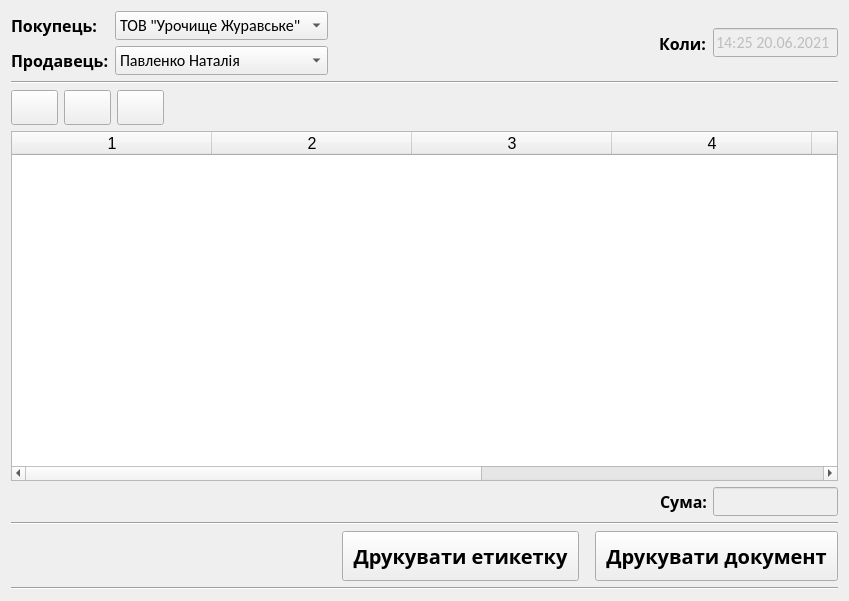
<?xml version="1.0" encoding="UTF-8"?>
<ui version="4.0">
 <class>Records</class>
 <widget class="QWidget" name="Records">
  <property name="geometry">
   <rect>
    <x>0</x>
    <y>0</y>
    <width>849</width>
    <height>601</height>
   </rect>
  </property>
  <property name="font">
   <font>
    <family>Alef</family>
    <pointsize>12</pointsize>
   </font>
  </property>
  <property name="windowTitle">
   <string>АвтоЦентр</string>
  </property>
  <layout class="QVBoxLayout" name="verticalLayout_3">
   <item>
    <layout class="QHBoxLayout" name="horizontalLayout_9">
     <item>
      <layout class="QHBoxLayout" name="horizontalLayout_7">
       <item>
        <layout class="QVBoxLayout" name="verticalLayout_2">
         <item>
          <widget class="QLabel" name="label_customer">
           <property name="enabled">
            <bool>true</bool>
           </property>
           <property name="font">
            <font>
             <family>Alef</family>
             <pointsize>12</pointsize>
             <weight>75</weight>
             <bold>true</bold>
            </font>
           </property>
           <property name="text">
            <string>Покупець:</string>
           </property>
          </widget>
         </item>
         <item>
          <widget class="QLabel" name="label_seller">
           <property name="enabled">
            <bool>true</bool>
           </property>
           <property name="font">
            <font>
             <family>Alef</family>
             <pointsize>12</pointsize>
             <weight>75</weight>
             <bold>true</bold>
            </font>
           </property>
           <property name="text">
            <string>Продавець:</string>
           </property>
          </widget>
         </item>
        </layout>
       </item>
       <item>
        <layout class="QVBoxLayout" name="verticalLayout">
         <item>
          <widget class="QComboBox" name="comboBox_Customer">
           <property name="sizePolicy">
            <sizepolicy hsizetype="Minimum" vsizetype="Fixed">
             <horstretch>0</horstretch>
             <verstretch>0</verstretch>
            </sizepolicy>
           </property>
           <property name="minimumSize">
            <size>
             <width>200</width>
             <height>0</height>
            </size>
           </property>
           <property name="font">
            <font>
             <family>Calibri</family>
             <pointsize>12</pointsize>
             <underline>false</underline>
            </font>
           </property>
           <item>
            <property name="text">
             <string>ТОВ &quot;Урочище Журавське&quot;</string>
            </property>
           </item>
           <item>
            <property name="text">
             <string>Макаров Андрій</string>
            </property>
           </item>
           <item>
            <property name="text">
             <string>Карпенко Петро</string>
            </property>
           </item>
          </widget>
         </item>
         <item>
          <widget class="QComboBox" name="comboBox_Seller">
           <property name="sizePolicy">
            <sizepolicy hsizetype="Minimum" vsizetype="Fixed">
             <horstretch>0</horstretch>
             <verstretch>0</verstretch>
            </sizepolicy>
           </property>
           <property name="minimumSize">
            <size>
             <width>200</width>
             <height>0</height>
            </size>
           </property>
           <property name="font">
            <font>
             <family>Calibri</family>
             <pointsize>12</pointsize>
             <underline>false</underline>
            </font>
           </property>
           <item>
            <property name="text">
             <string>Павленко Наталія</string>
            </property>
           </item>
           <item>
            <property name="text">
             <string>Медведенко Олександр</string>
            </property>
           </item>
          </widget>
         </item>
        </layout>
       </item>
      </layout>
     </item>
     <item>
      <spacer name="horizontalSpacer_4">
       <property name="orientation">
        <enum>Qt::Horizontal</enum>
       </property>
       <property name="sizeHint" stdset="0">
        <size>
         <width>40</width>
         <height>20</height>
        </size>
       </property>
      </spacer>
     </item>
     <item>
      <layout class="QHBoxLayout" name="horizontalLayout_3">
       <item>
        <widget class="QLabel" name="label">
         <property name="enabled">
          <bool>true</bool>
         </property>
         <property name="font">
          <font>
           <family>Alef</family>
           <pointsize>12</pointsize>
           <weight>75</weight>
           <bold>true</bold>
          </font>
         </property>
         <property name="text">
          <string>Коли:</string>
         </property>
        </widget>
       </item>
       <item>
        <widget class="QLineEdit" name="line_datetime">
         <property name="enabled">
          <bool>false</bool>
         </property>
         <property name="sizePolicy">
          <sizepolicy hsizetype="Fixed" vsizetype="Fixed">
           <horstretch>0</horstretch>
           <verstretch>0</verstretch>
          </sizepolicy>
         </property>
         <property name="minimumSize">
          <size>
           <width>50</width>
           <height>0</height>
          </size>
         </property>
         <property name="font">
          <font>
           <family>Calibri</family>
           <pointsize>12</pointsize>
           <underline>false</underline>
          </font>
         </property>
         <property name="text">
          <string>14:25 20.06.2021</string>
         </property>
        </widget>
       </item>
      </layout>
     </item>
    </layout>
   </item>
   <item>
    <widget class="Line" name="line">
     <property name="orientation">
      <enum>Qt::Horizontal</enum>
     </property>
    </widget>
   </item>
   <item>
    <layout class="QHBoxLayout" name="horizontalLayout">
     <item>
      <widget class="QPushButton" name="btn_add">
       <property name="sizePolicy">
        <sizepolicy hsizetype="Fixed" vsizetype="Fixed">
         <horstretch>0</horstretch>
         <verstretch>0</verstretch>
        </sizepolicy>
       </property>
       <property name="minimumSize">
        <size>
         <width>40</width>
         <height>35</height>
        </size>
       </property>
       <property name="text">
        <string/>
       </property>
       <property name="icon">
        <iconset resource="../recources/recources.qrc">
         <normaloff>:/icons/add.png</normaloff>:/icons/add.png</iconset>
       </property>
       <property name="shortcut">
        <string>Ctrl+A</string>
       </property>
      </widget>
     </item>
     <item>
      <widget class="QPushButton" name="btn_del">
       <property name="enabled">
        <bool>true</bool>
       </property>
       <property name="sizePolicy">
        <sizepolicy hsizetype="Fixed" vsizetype="Fixed">
         <horstretch>0</horstretch>
         <verstretch>0</verstretch>
        </sizepolicy>
       </property>
       <property name="minimumSize">
        <size>
         <width>40</width>
         <height>35</height>
        </size>
       </property>
       <property name="text">
        <string/>
       </property>
       <property name="icon">
        <iconset resource="../recources/recources.qrc">
         <normaloff>:/icons/delete.png</normaloff>:/icons/delete.png</iconset>
       </property>
       <property name="shortcut">
        <string>Del</string>
       </property>
      </widget>
     </item>
     <item>
      <widget class="QPushButton" name="btn_refresh">
       <property name="sizePolicy">
        <sizepolicy hsizetype="Fixed" vsizetype="Fixed">
         <horstretch>0</horstretch>
         <verstretch>0</verstretch>
        </sizepolicy>
       </property>
       <property name="minimumSize">
        <size>
         <width>40</width>
         <height>35</height>
        </size>
       </property>
       <property name="text">
        <string/>
       </property>
       <property name="icon">
        <iconset resource="../recources/recources.qrc">
         <normaloff>:/icons/refresh.png</normaloff>:/icons/refresh.png</iconset>
       </property>
       <property name="shortcut">
        <string>Ctrl+A</string>
       </property>
      </widget>
     </item>
     <item>
      <spacer name="horizontalSpacer">
       <property name="orientation">
        <enum>Qt::Horizontal</enum>
       </property>
       <property name="sizeType">
        <enum>QSizePolicy::Expanding</enum>
       </property>
       <property name="sizeHint" stdset="0">
        <size>
         <width>40</width>
         <height>20</height>
        </size>
       </property>
      </spacer>
     </item>
    </layout>
   </item>
   <item>
    <widget class="QTableWidget" name="tableWidget">
     <property name="font">
      <font>
       <family>Segoe UI</family>
       <pointsize>12</pointsize>
      </font>
     </property>
     <property name="sizeAdjustPolicy">
      <enum>QAbstractScrollArea::AdjustToContents</enum>
     </property>
     <property name="rowCount">
      <number>0</number>
     </property>
     <property name="columnCount">
      <number>7</number>
     </property>
     <attribute name="horizontalHeaderMinimumSectionSize">
      <number>200</number>
     </attribute>
     <attribute name="horizontalHeaderDefaultSectionSize">
      <number>200</number>
     </attribute>
     <attribute name="horizontalHeaderStretchLastSection">
      <bool>true</bool>
     </attribute>
     <column/>
     <column/>
     <column/>
     <column/>
     <column/>
     <column/>
     <column/>
    </widget>
   </item>
   <item>
    <layout class="QHBoxLayout" name="horizontalLayout_10">
     <item>
      <spacer name="horizontalSpacer_3">
       <property name="orientation">
        <enum>Qt::Horizontal</enum>
       </property>
       <property name="sizeHint" stdset="0">
        <size>
         <width>40</width>
         <height>20</height>
        </size>
       </property>
      </spacer>
     </item>
     <item>
      <layout class="QHBoxLayout" name="horizontalLayout_8">
       <item>
        <widget class="QLabel" name="label_7">
         <property name="enabled">
          <bool>true</bool>
         </property>
         <property name="font">
          <font>
           <family>Alef</family>
           <pointsize>12</pointsize>
           <weight>75</weight>
           <bold>true</bold>
          </font>
         </property>
         <property name="text">
          <string>Сума:</string>
         </property>
        </widget>
       </item>
       <item>
        <widget class="QLineEdit" name="line_sum">
         <property name="enabled">
          <bool>false</bool>
         </property>
         <property name="sizePolicy">
          <sizepolicy hsizetype="Fixed" vsizetype="Fixed">
           <horstretch>0</horstretch>
           <verstretch>0</verstretch>
          </sizepolicy>
         </property>
         <property name="minimumSize">
          <size>
           <width>40</width>
           <height>0</height>
          </size>
         </property>
         <property name="font">
          <font>
           <family>Calibri</family>
           <pointsize>12</pointsize>
           <underline>false</underline>
          </font>
         </property>
        </widget>
       </item>
      </layout>
     </item>
    </layout>
   </item>
   <item>
    <widget class="Line" name="line_3">
     <property name="orientation">
      <enum>Qt::Horizontal</enum>
     </property>
    </widget>
   </item>
   <item>
    <layout class="QHBoxLayout" name="horizontalLayout_2">
     <item>
      <spacer name="horizontalSpacer_2">
       <property name="orientation">
        <enum>Qt::Horizontal</enum>
       </property>
       <property name="sizeHint" stdset="0">
        <size>
         <width>40</width>
         <height>20</height>
        </size>
       </property>
      </spacer>
     </item>
     <item>
      <widget class="QPushButton" name="btn_print_barcode">
       <property name="font">
        <font>
         <pointsize>-1</pointsize>
         <weight>75</weight>
         <italic>false</italic>
         <bold>true</bold>
        </font>
       </property>
       <property name="styleSheet">
        <string notr="true">padding: 10px;
font: bold 20px;
margin-left: 10px;</string>
       </property>
       <property name="text">
        <string>Друкувати етикетку</string>
       </property>
       <property name="shortcut">
        <string>Ctrl+P</string>
       </property>
      </widget>
     </item>
     <item>
      <widget class="QPushButton" name="btn_print_document">
       <property name="font">
        <font>
         <pointsize>-1</pointsize>
         <weight>75</weight>
         <italic>false</italic>
         <bold>true</bold>
        </font>
       </property>
       <property name="styleSheet">
        <string notr="true">padding: 10px;
font: bold 20px;
margin-left: 10px;</string>
       </property>
       <property name="text">
        <string>Друкувати документ</string>
       </property>
       <property name="shortcut">
        <string>Ctrl+P</string>
       </property>
      </widget>
     </item>
    </layout>
   </item>
   <item>
    <widget class="Line" name="line_2">
     <property name="styleSheet">
      <string notr="true"/>
     </property>
     <property name="orientation">
      <enum>Qt::Horizontal</enum>
     </property>
    </widget>
   </item>
  </layout>
 </widget>
 <resources>
  <include location="../recources/recources.qrc"/>
 </resources>
 <connections/>
</ui>
